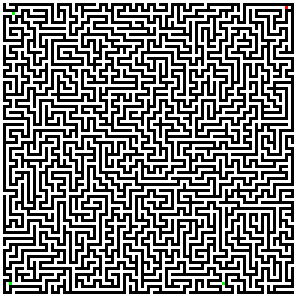
#> input picture data/input.png, 100 x 100 px (shown 3 times larger)
$ python maze.py
#> lines starting #> are read from the running program, lines starting #| are printed output that depends on the picture
#> further down, im is the input picture: shape (100, 100, 3); mean R, G, B 132.5, 132.5, 132.5
### lib/solver.py
import numpy as np

class MazeSolver:

    def __init__(self,maze):
        self.maze     = maze
        self.solution = maze
        self.nrows,self.ncols = maze.shape[0],maze.shape[1]
#> self.nrows = 100; self.ncols = 100

        self.start  = self.startNode()
#> in startNode, `startidx = np.where((self.maze[:,:,0]==1) & (self.maze[:,:,1]==0) & (s..`: startidx = ([2], [95])
#> self.start = (2, 95)
        self.visited= {}
        self.path   = []
        self.SolveMaze()

    def startNode(self):
        '''
        Identifies starting node (RGB = 100)
        Returns (row,col) of starting node
        '''
        startidx = np.where((self.maze[:,:,0]==1) & (self.maze[:,:,1]==0) & (self.maze[:,:,2]==0)) #RGB = (1,0,0)
        return (startidx[0][0],startidx[1][0])


    def getSuccessors(self,node):
        '''
        Given a node, returns all adjacent nodes within bounds of maze and not a wall.
        '''
        r,c = node
        potential = [(r,c+1),(r,c-1),(r+1,c), (r-1,c)]
        successors = []
        for successor in potential:
            if (successor[0]>=self.nrows or successor[0]<0 or successor[1]>=self.ncols or successor[1]<0):
                continue
            elif self.isWall(successor):
                continue
            successors.append(successor)
        return successors


    def isWall(self,node):
        '''
        Identifies if a given node is the wall.
        '''
        r, c = node
        if np.array_equal(self.maze[r,c], [0,0,0]):
            return True
        return False

    def isTarget(self,node):
        '''
        Identifies if a given node is the target
        '''
        r, c = node
        if np.array_equal(self.maze[r,c], [0,1,0]):
            return True
        return False

    def findShortestPath(self):
        '''
        Uses Breadth First Search to get to the nearest end node by the shortest path.
        '''
        queue = [(self.start,None)]
        while len(queue)>0:
            current,parent = queue.pop(0)

            if self.isTarget(current):
                self.visited[current] = parent
                break

            elif current in self.visited:
                continue

            else:
                self.visited[current] = parent
                successors = self.getSuccessors(current) #adding successors list to the back
                for successor in successors:
                    queue.append((successor,current))
#> this loop made 2741 passes
#> (current, potential in getSuccessors, successors) on passes 18, 41, 50: ((6, 94), [(6, 95), (6, 93), (7, 94), (5, 94)], [(6, 93), (5, 94)]), ((2, 82), [(2, 83), (2, 81), (3, 82), (1, 82)], [(2, 83), (3, 82)]), ((6, 84), [(6, 85), (6, 83), (7, 84), (5, 84)], [(6, 85), (5, 84)])
#> (current, potential in getSuccessors) on passes 1, 2, 3, 6, 7, 9: ((2, 95), [(2, 96), (2, 94), (3, 95), (1, 95)]), ((2, 96), [(2, 97), (2, 95), (3, 96), (1, 96)]), ((2, 94), [(2, 95), (2, 93), (3, 94), (1, 94)]), ((2, 93), [(2, 94), (2, 92), (3, 93), (1, 93)]), ((3, 94), [(3, 95), (3, 93), (4, 94), (2, 94)]), ((2, 92), [(2, 93), (2, 91), (3, 92), (1, 92)])
#> after the loop, queue = [((4, 2), (4, 3)), ((8, 0), (7, 0)), ((6, 0), (7, 0)), ((68, 4), (67, 4)), ((66, 4), (67, 4)), ((64, 8), (63, 8)), ((62, 8), (63, 8)), ((26, 16), (25, 16)), ((24, 16), (25, 16)), ((0, 57), (0, 56)), ((0, 55), (0, 56)), ((1, 56), (0, 56)), ((2, 53), (2, 54))]; self.visited = 1375 items

        while parent is not None:
            self.path.append(parent)
            parent = self.visited[parent]
#> this loop made 281 passes
#> parent on passes 1 to 3: (4, 2), (4, 1), (4, 0)

        self.path.pop() # pops the start node to keep it red

    def colorPath(self):
        '''
        Colors all path nodes blue
        '''
        for node in self.path:
            self.solution[node] = [0,0,1]
#> this loop made 280 passes
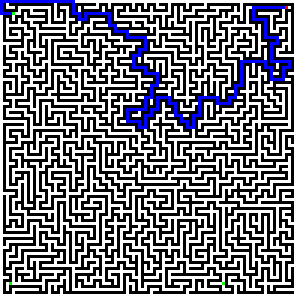
#> self.solution: shape (100, 100, 3) float64 (shown 3 times larger); mean R, G, B 0.492, 0.492, 0.519

    def SolveMaze(self):
        '''
        Prints the solution as image
        '''
        self.findShortestPath()
        self.colorPath()

### maze.py
import imageio
import numpy as np
import matplotlib.pyplot as plt

from lib.solver import MazeSolver

data_storage = "./data/"

im = imageio.imread(data_storage+"input.png") # values from 0 to 255
im = im.astype(np.float64) / 255. # 0 to 1
plt.imshow(im)

puzzle = MazeSolver(im)
plt.imshow(puzzle.solution)
#> (the run stopped early here; a loop or call above may not have finished)
